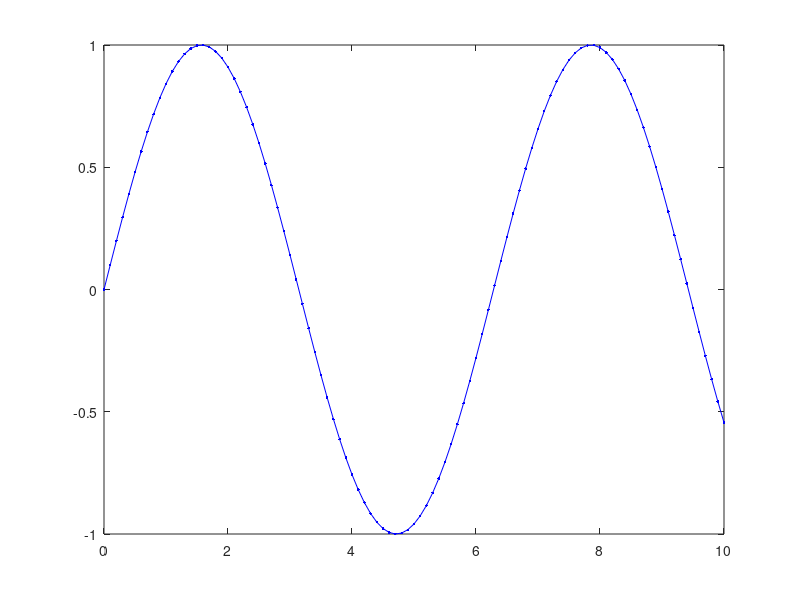

Write the MATLAB code that produced this figure. (Note: this script raises an error after producing the figure.)
clear
close 
clc

%
% Exemplo 3D plots - Sessão 2
% João Inácio, 22nd Mar 2021
%

x = 0:0.1:10;
y = sin(x);
plot(x, y, '.-b')

title("Função Seno", "sin(x)")

legend("sin(x)", 'location', "best")

xlabel("x")
ylabel("sin(x)")

